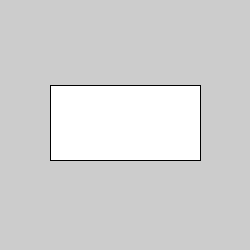
Frame 1 (no input)
Frame 60 (the mouse pressed at the canvas centre just before this capture): identical to frame 1, image omitted
Frame 120 (the mouse held since frame 60 and released just before this capture): identical to frame 1, image omitted

The Processing sketch that drew this single still picture (run headless with seeded random() and noise(); from frame 60 on, the mouse is pressed at the canvas centre):

// Processing sketch: rectangle
// ── rectangle.pde
void setup()
{
  size(250,250);
}

void draw()
{
  rect(50,85,150,75);
}  
